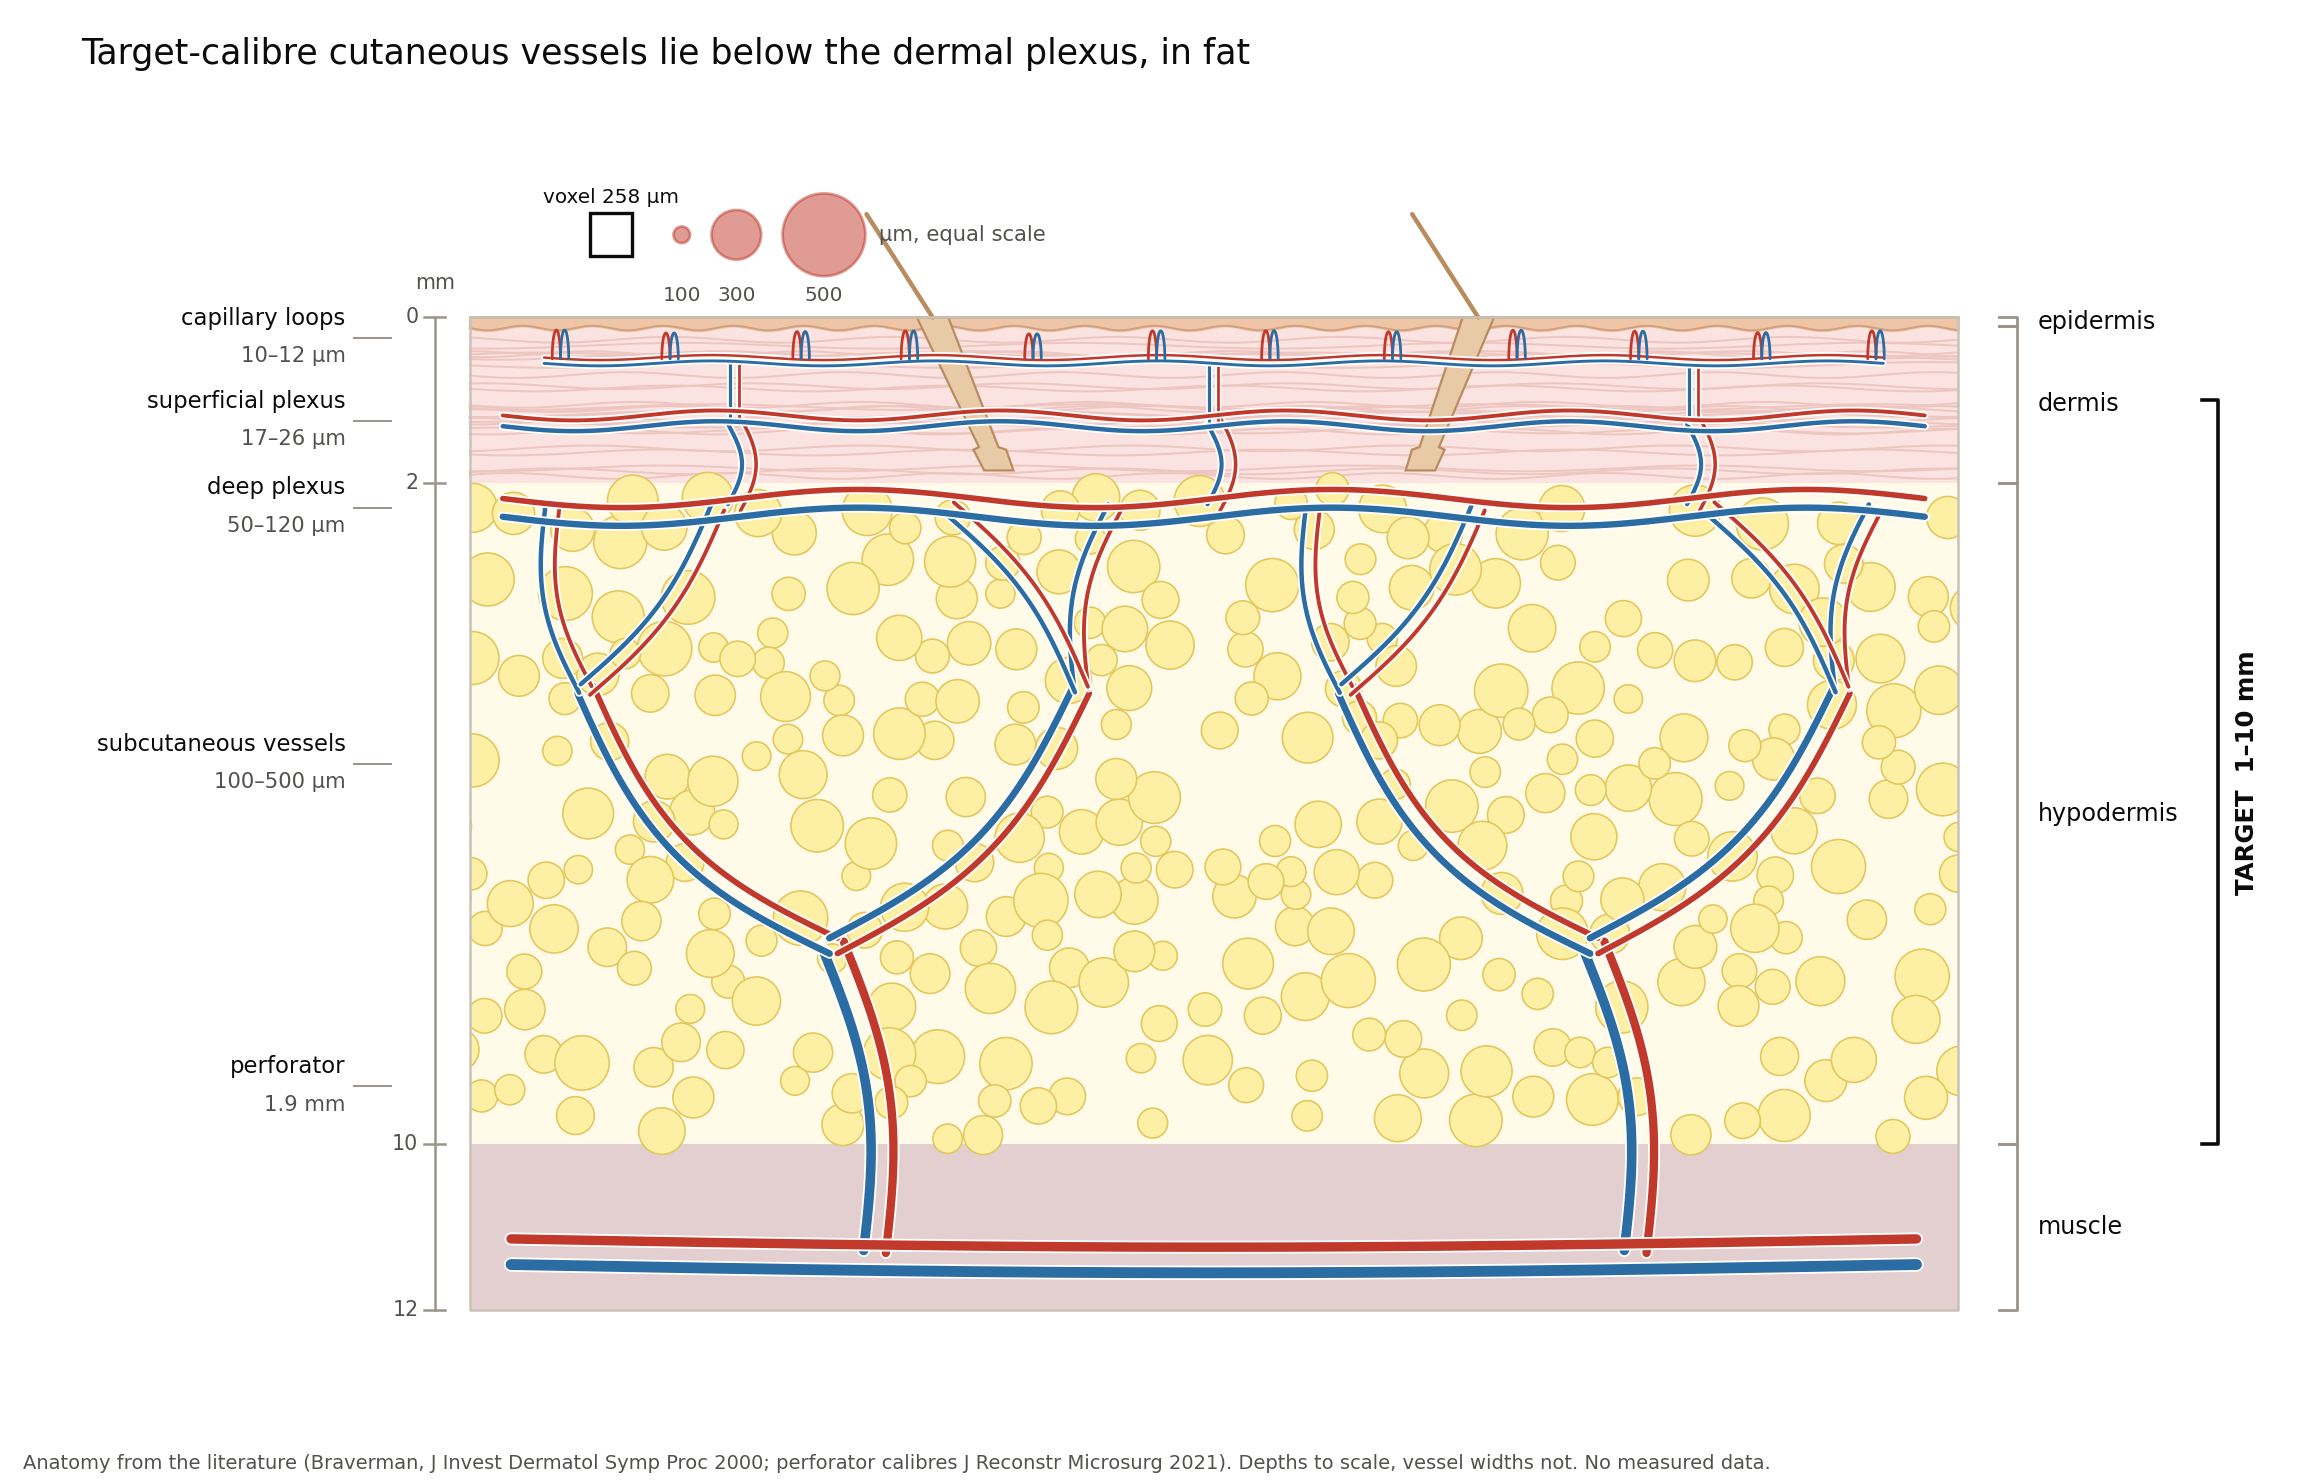

This chart was generated by the following Python code:
"""Figure 1a: the cutaneous vascular tree in one frame, drawn to scale in depth.

The cartoon that usually opens a skin-imaging paper carries no numbers, so it
cannot say why the problem is hard. This one is dimensioned: depth is to scale,
each vascular level is named with its measured calibre, and a corner inset puts
the target vessels beside the voxel at equal scale.

Arteries are drawn with their accompanying veins, because that is how the
cutaneous supply is built: a perforator pair crosses the fascia, branches
through the fat, feeds the deep plexus at the dermal-subcutaneous junction;
ascending pairs climb to the superficial plexus and end in capillary loops.

Layer boundaries come from geometry.LAYERS, calibres and level depths from
geometry.PLEXUS, the target band from geometry.TARGET_DEPTH_MM and the voxel
from protocols.REFERENCE_PROTOCOL, so the figure cannot drift from the model.
DEPTHS are to scale; vessel line widths are exaggerated.

Run: python figures/fig1a_anatomy.py
"""
from __future__ import annotations

import numpy as np
from common import INK, INK_2, plt, save
from matplotlib.patches import Circle, Polygon, Rectangle
import matplotlib.patheffects as pe

from geometry import LAYERS, PLEXUS, TARGET_DEPTH_MM
from protocols import REFERENCE_PROTOCOL

ART, VEN = "#c0392b", "#2b6ca3"
EPI_FILL, EPI_EDGE = "#eec5a6", "#d2a07c"
DERM_FILL, DERM_LINE = "#fae3e0", "#eec6c1"
FAT_FILL, FAT_EDGE = "#fdf0a4", "#e3c85f"
MUSCLE_FILL = "#e3cfcf"
HAIR = "#b98c5e"
RULE = "#9a948c"

DEPTH_MM, WIDTH_MM = 12.0, 18.0
VOXEL_MM = REFERENCE_PROTOCOL.inplane_mm


def level(name: str):
    """Return the PLEXUS entry of that name."""
    return next(v for v in PLEXUS if v.name == name)


SUP, DEEP = level("superficial (subpapillary) plexus"), level("deep (dermal-subcutaneous) plexus")
TARGET, PERF, CAP = level("subcutaneous vessels"), level("perforators"), level("capillary loops")
SUP_D, DEEP_D = (SUP.top_mm + SUP.bottom_mm) / 2, (DEEP.top_mm + DEEP.bottom_mm) / 2
EPI_BOTTOM, DERM_BOTTOM = LAYERS[0][0], LAYERS[1][0]
FAT_BOTTOM = LAYERS[2][0]
TRUNK_DEPTH = 11.3
PERF_X = (4.4, 13.6)
RISING_X = (3.2, 9.0, 14.8)
ARCADE_D = CAP.bottom_mm + 0.12


# --- tissue ------------------------------------------------------------------


def rete_ridges(ax, x0, x1, bottom, amplitude=0.055, period=0.85):
    """Return the scalloped dermo-epidermal junction and fill the epidermis above it."""
    x = np.linspace(x0, x1, 900)
    y = bottom + amplitude * (1 + np.sin(2 * np.pi * x / period)) / 2
    ax.fill_between(x, 0.0, y, color=EPI_FILL, zorder=2)
    ax.plot(x, y, color=EPI_EDGE, lw=0.7, zorder=3)
    ax.plot([x0, x1], [0, 0], color=EPI_EDGE, lw=0.9, zorder=3)


def fat_lobules(ax, x0, x1, top, bottom, rng, clip, n=720):
    """Pack the hypodermis with adipose lobules, drawn as the reference illustrations do."""
    placed = []
    for _ in range(n):
        r = rng.uniform(0.17, 0.33)
        x, y = rng.uniform(x0 - r, x1 + r), rng.uniform(top + r * 0.3, bottom - r * 0.3)
        if all((x - px) ** 2 + (y - py) ** 2 > (r + pr) ** 2 * 0.62 for px, py, pr in placed):
            placed.append((x, y, r))
            lobule = Circle((x, y), r, facecolor=FAT_FILL, edgecolor=FAT_EDGE, lw=0.6, zorder=1)
            ax.add_patch(lobule)
            lobule.set_clip_path(clip)
    return len(placed)


def collagen(ax, x0, x1, top, bottom, rng, n=26):
    """Suggest the dermal collagen with a few faint horizontal bundles."""
    for depth in rng.uniform(top + 0.12, bottom - 0.05, n):
        x = np.linspace(x0, x1, 200)
        ax.plot(x, depth + 0.035 * np.sin(2 * np.pi * x / rng.uniform(2.5, 5.0)
                                          + rng.uniform(0, 6)),
                color=DERM_LINE, lw=0.7, zorder=1)


def hair_follicle(ax, x, bottom, tilt=0.9, width=0.19):
    """Draw a hair follicle running obliquely into the dermis, with its shaft above the surface."""
    t = np.linspace(0, 1, 60)
    cx = x + tilt * t
    cy = bottom * t
    half = width * (1 - 0.45 * t) * np.where(t > 0.86, 1.7, 1.0)
    ax.add_patch(Polygon(np.column_stack([np.r_[cx - half, cx[::-1] + half[::-1]],
                                          np.r_[cy, cy[::-1]]]),
                         closed=True, facecolor="#e8cba6", edgecolor=HAIR, lw=0.8, zorder=4))
    shaft = np.linspace(0, 1, 40)
    ax.plot(x - 0.8 * shaft, -1.25 * shaft, color=HAIR, lw=1.6, solid_capstyle="round", zorder=5)


# --- vessels ------------------------------------------------------------------


def bowed(p0, p1, bow=0.0, n=140):
    """Return a path from p0 to p1 bowed sideways by bow mm at its midpoint."""
    t = np.linspace(0.0, 1.0, n)
    x, y = p0[0] + (p1[0] - p0[0]) * t, p0[1] + (p1[1] - p0[1]) * t
    dx, dy = p1[0] - p0[0], p1[1] - p0[1]
    span = float(np.hypot(dx, dy)) or 1.0
    swell = np.sin(np.pi * t) * bow
    return x - dy / span * swell, y + dx / span * swell


def _stroke(lw):
    """Return a white casing so vessels stay legible over the lobules."""
    return [pe.withStroke(linewidth=lw + 1.3, foreground="white")]


def pair(ax, p0, p1, lw, bow=0.0, sep=0.17, zorder=7):
    """Draw an artery with its accompanying vein, offset either side of one path."""
    x, y = bowed(p0, p1, bow)
    dx, dy = np.gradient(x), np.gradient(y)
    span = np.hypot(dx, dy)
    span[span == 0] = 1.0
    nx, ny = -dy / span, dx / span
    for sign, colour, width in ((+1, ART, lw), (-1, VEN, lw * 1.15)):
        ax.plot(x + nx * sign * sep / 2, y + ny * sign * sep / 2, color=colour, lw=width,
                solid_capstyle="round", zorder=zorder, path_effects=_stroke(width))


def plexus(ax, x0, x1, depth, cycles, amp, lw, sep=0.17, phase=0.0, zorder=8):
    """Draw a horizontal plexus as one arterial and one venous vessel running together."""
    x = np.linspace(x0, x1, 500)
    y = depth + amp * np.sin(2 * np.pi * cycles * (x - x0) / (x1 - x0) + phase)
    for sign, colour, width in ((-1, ART, lw), (+1, VEN, lw * 1.15)):
        ax.plot(x, y + sign * sep / 2, color=colour, lw=width, solid_capstyle="round",
                zorder=zorder, path_effects=_stroke(width))


def twigs(ax, p0, p1, rng, n=3, length=0.55, lw=0.8):
    """Sprout short side branches along a segment, which is what makes a tree read as one."""
    x, y = bowed(p0, p1)
    for frac in rng.uniform(0.25, 0.85, n):
        i = int(frac * (len(x) - 1))
        angle = rng.uniform(0.5, 1.4) * rng.choice([-1, 1])
        dx, dy = x[i] - x[i - 1], y[i] - y[i - 1]
        span = np.hypot(dx, dy) or 1.0
        ex = x[i] + (dx * np.cos(angle) - dy * np.sin(angle)) / span * length
        ey = y[i] + (dx * np.sin(angle) + dy * np.cos(angle)) / span * length
        for sign, colour in ((+1, ART), (-1, VEN)):
            ax.plot([x[i] + sign * 0.05, ex], [y[i], ey], color=colour, lw=lw,
                    solid_capstyle="round", zorder=6, path_effects=_stroke(lw))


def perforator_unit(ax, x, rng):
    """Draw one perforator pair crossing the fascia and branching through the fat."""
    pair(ax, (x + 0.5, TRUNK_DEPTH), (x, PERF.top_mm - 0.4), 3.0, bow=0.3, sep=0.27)
    for side, bow in ((-1, -0.5), (1, 0.45)):
        node = (x + side * 3.0, 4.5)
        pair(ax, (x, PERF.top_mm - 0.4), node, 2.1, bow=bow, sep=0.21)
        for reach, end_bow in ((3.4, -0.22), (1.4, 0.2)):
            pair(ax, node, (x + side * reach, DEEP_D), 1.4, bow=end_bow, sep=0.17)


def capillary_loops(ax, x0, x1, n, crest, base, rng, width=0.1, lw=1.0):
    """Draw hairpin loops rising into the papillae, arterial limb up and venous limb down."""
    for x in np.linspace(x0, x1, n) + rng.uniform(-0.1, 0.1, n):
        t = np.linspace(0, np.pi, 50)
        height = (base - crest) * rng.uniform(0.85, 1.0)
        for sign, colour in ((-1, ART), (+1, VEN)):
            ax.plot(x + sign * (width / 2 + width * np.cos(t) * 0.5), base - height * np.sin(t),
                    color=colour, lw=lw, solid_capstyle="round", zorder=9)


# --- labels -------------------------------------------------------------------


def level_label(ax, depth, name, calibre, x_tick=-0.95, x_text=-1.5):
    """Name one vascular level at its own depth, with its calibre under it."""
    ax.plot([x_text + 0.1, x_tick], [depth, depth], color=RULE, lw=0.7, zorder=6)
    ax.annotate(name, (x_text, depth - 0.1), ha="right", va="bottom", fontsize=8.2, color=INK)
    ax.annotate(calibre, (x_text, depth + 0.1), ha="right", va="top", fontsize=7.6, color=INK_2)


def layer_bracket(ax, top, bottom, name, x=WIDTH_MM + 0.5, tip=0.22):
    """Bracket one anatomical layer on the right, the only layer text in the figure."""
    ax.plot([x, x + tip, x + tip, x], [top, top, bottom, bottom], color=RULE, lw=1.0, zorder=6)
    ax.annotate(name, (x + tip + 0.25, (top + bottom) / 2), ha="left", va="center", fontsize=8.6,
                color=INK)


def calibre_inset(ax):
    """Put the target vessels beside the voxel at equal scale, in the clear space above the frame."""
    scale = 2.0                        # mm of drawing per mm of vessel: an explicit magnification
    x, y = 1.45, -1.0
    side = VOXEL_MM * scale
    ax.add_patch(Rectangle((x, y - side / 2), side, side, facecolor="white", edgecolor=INK,
                           lw=1.2, zorder=10))
    ax.annotate(f"voxel {VOXEL_MM * 1000:.0f} µm", (x + side / 2, y - side / 2 - 0.08),
                ha="center", va="bottom", fontsize=7.2, color=INK, zorder=10)
    x += side + 0.5
    for d_um in (TARGET.diameter_um[0], 300.0, TARGET.diameter_um[1]):
        r = d_um / 2000 * scale
        ax.add_patch(Circle((x + r, y), r, facecolor=ART, alpha=0.5, edgecolor=ART, lw=1.0,
                            zorder=10))
        ax.annotate(f"{d_um:.0f}", (x + r, y + 0.62), ha="center", va="top", fontsize=7.2,
                    color=INK_2, zorder=10)
        x += 2 * r + 0.26
    ax.annotate("µm, equal scale", (x - 0.1, y), ha="left", va="center", fontsize=7.6,
                color=INK_2, zorder=10)


# --- the frame ----------------------------------------------------------------


def draw(ax):
    """Draw the single frame: tissue, the vascular tree, and the few labels it needs."""
    rng = np.random.default_rng(11)
    frame = Rectangle((0, 0), WIDTH_MM, DEPTH_MM, facecolor="none", edgecolor="none", zorder=0)
    ax.add_patch(frame)
    ax.add_patch(Rectangle((0, EPI_BOTTOM), WIDTH_MM, DERM_BOTTOM - EPI_BOTTOM,
                           facecolor=DERM_FILL, edgecolor="none", zorder=0))
    ax.add_patch(Rectangle((0, DERM_BOTTOM), WIDTH_MM, FAT_BOTTOM - DERM_BOTTOM,
                           facecolor="#fffbe8", edgecolor="none", zorder=0))
    ax.add_patch(Rectangle((0, FAT_BOTTOM), WIDTH_MM, DEPTH_MM - FAT_BOTTOM,
                           facecolor=MUSCLE_FILL, edgecolor="none", zorder=0))
    collagen(ax, 0, WIDTH_MM, EPI_BOTTOM, DERM_BOTTOM, rng)
    fat_lobules(ax, 0, WIDTH_MM, DERM_BOTTOM, FAT_BOTTOM, rng, frame)
    rete_ridges(ax, 0, WIDTH_MM, EPI_BOTTOM)
    for x, tilt in ((5.6, 0.8), (12.2, -0.7)):
        hair_follicle(ax, x, DERM_BOTTOM - 0.15, tilt)

    plexus(ax, 0.5, WIDTH_MM - 0.5, TRUNK_DEPTH, 0.5, 0.1, 3.4, sep=0.31)
    for x in PERF_X:
        perforator_unit(ax, x, rng)
    plexus(ax, 0.4, WIDTH_MM - 0.4, DEEP_D, 3, 0.11, 2.0, sep=0.22)
    for x in RISING_X:
        pair(ax, (x, DEEP_D), (x, SUP_D), 1.3, bow=0.18, sep=0.17)
        pair(ax, (x, SUP_D), (x, ARCADE_D), 1.0, sep=0.11)
    plexus(ax, 0.4, WIDTH_MM - 0.4, SUP_D, 5, 0.06, 1.4, sep=0.13)
    plexus(ax, 0.9, WIDTH_MM - 0.9, ARCADE_D, 6, 0.03, 0.9, sep=0.07, zorder=9)
    capillary_loops(ax, 1.0, WIDTH_MM - 1.0, 12, CAP.top_mm + 0.05, CAP.bottom_mm + 0.1, rng)

    ax.plot([0, WIDTH_MM, WIDTH_MM, 0, 0], [0, 0, DEPTH_MM, DEPTH_MM, 0], color="#c9c2b8", lw=0.9,
            zorder=6)

    for depth, name, calibre in (
        (CAP.top_mm + 0.15, "capillary loops", f"{CAP.diameter_um[0]:.0f}–{CAP.diameter_um[1]:.0f} µm"),
        (SUP_D, "superficial plexus", f"{SUP.diameter_um[0]:.0f}–{SUP.diameter_um[1]:.0f} µm"),
        (DEEP_D, "deep plexus", f"{DEEP.diameter_um[0]:.0f}–{DEEP.diameter_um[1]:.0f} µm"),
        (5.4, "subcutaneous vessels", f"{TARGET.diameter_um[0]:.0f}–{TARGET.diameter_um[1]:.0f} µm"),
        (9.3, "perforator", f"{PERF.diameter_um[1] / 1000:.1f} mm"),
    ):
        level_label(ax, depth, name, calibre)

    for depth in (0, DERM_BOTTOM, FAT_BOTTOM, DEPTH_MM):
        ax.plot([-0.55, -0.3], [depth, depth], color=RULE, lw=0.9, zorder=6)
        ax.annotate(f"{depth:g}", (-0.62, depth), ha="right", va="center", fontsize=7.4,
                    color=INK_2, zorder=6)
    ax.plot([-0.42, -0.42], [0, DEPTH_MM], color=RULE, lw=0.9, zorder=6)
    ax.annotate("mm", (-0.42, -0.3), ha="center", va="bottom", fontsize=7.4, color=INK_2)

    layer_bracket(ax, 0, EPI_BOTTOM, "epidermis")
    layer_bracket(ax, EPI_BOTTOM, DERM_BOTTOM, "dermis")
    layer_bracket(ax, DERM_BOTTOM, FAT_BOTTOM, "hypodermis")
    layer_bracket(ax, FAT_BOTTOM, DEPTH_MM, "muscle")

    t_top, t_bot = TARGET_DEPTH_MM
    ax.plot([WIDTH_MM + 2.95, WIDTH_MM + 3.15, WIDTH_MM + 3.15, WIDTH_MM + 2.95],
            [t_top, t_top, t_bot, t_bot], color=INK, lw=1.3, zorder=7)
    ax.annotate(f"TARGET  {t_top:g}–{t_bot:g} mm", (WIDTH_MM + 3.5, (t_top + t_bot) / 2),
                rotation=90, ha="center", va="center", fontsize=8.8, color=INK, weight="bold",
                zorder=7)
    calibre_inset(ax)

    ax.set(xlim=(-5.4, WIDTH_MM + 4.1), ylim=(DEPTH_MM + 0.4, -2.0))
    ax.set_aspect("equal")
    ax.axis("off")


def main():
    """Build the single-frame anatomy figure and print the table it was drawn from."""
    fig = plt.figure(figsize=(11.6, 7.4))
    ax = fig.add_axes((0.01, 0.045, 0.98, 0.9))
    draw(ax)
    fig.suptitle("Target-calibre cutaneous vessels lie below the dermal plexus, in fat",
                 fontsize=12.5, x=0.035, ha="left", y=0.975, color=INK)

    print(f"{'level':<40}{'depth (mm)':>16}{'diameter (um)':>18}")
    for entry in PLEXUS:
        print(f"  {entry.name:<38}{entry.top_mm:>6.1f}–{entry.bottom_mm:<9.1f}"
              f"{entry.diameter_um[0]:>8.0f}–{entry.diameter_um[1]:<9.0f}")
    print(f"\nThe dermal plexus tops out at {DEEP.diameter_um[1]:.0f} um, so the "
          f"{TARGET.diameter_um[0]:.0f}-{TARGET.diameter_um[1]:.0f} um target band lies above every measured "
          f"dermal level and\nbelow the {PERF.diameter_um[1] / 1000:.1f} mm perforators: the calibre gap no "
          f"in vivo study resolves.")
    print(f"At the {VOXEL_MM * 1000:.0f} um voxel of {REFERENCE_PROTOCOL.name}, a 300 um vessel spans "
          f"{300 / (VOXEL_MM * 1000):.1f} voxels across.")

    save(fig, "fig1a_anatomy",
         note="Anatomy from the literature (Braverman, J Invest Dermatol Symp Proc 2000; perforator "
              "calibres J Reconstr Microsurg 2021). Depths to scale, vessel widths not. No measured data.")


if __name__ == "__main__":
    main()
